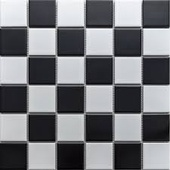
%> input picture HW02/Questions/chessboard.jpg, 170 x 170 px, shrunk from 225 x 225 before the run
$ octave HW02_Q3.m   (GNU Octave 9; MATLAB toolbox functions it lacks are replaced by stand-ins)
%> lines starting %> are read from the running program, lines starting %| are printed output that depends on the picture
### CommonUtils/save_figure.m
function save_figure(fig,fileName)
    frame = getframe(fig);
    imwrite(frame.cdata,fileName);
end

### CommonUtils/create_figure.m
function fig = create_figure(name, pos)
if nargin < 1 || isempty(name), name='figure'; end
if nargin < 2, pos=[0.2,0.2,0.6,0.6]; end
fig = figure('Color','white', 'ToolBar', 'none', 'MenuBar', 'none', 'Units', 'normalized','NumberTitle', 'off', ...
    'outerposition',pos, 'Name', name);
end

### CommonUtils/imagescgray.m
function imagescgray(x)
    imagesc(x); colormap('gray'); xticklabels([]); yticklabels([])
end

### HW02/Q3/HW02_Q3.m
clc; clear; close all; addpath('../../CommonUtils');
Questions_folder = '../Questions/';
chessboard = im2double(imread(fullfile(Questions_folder,'chessboard.jpg')));
image = rgb2gray(chessboard);

filters = {[1,-1], [1,0], [1,0,-1],transpose([1,0,-1]), [-1,-1,-1;-1,8,-1;-1,-1,-1]};

fig = create_figure('filters effects',[0.15 0.1 0.7 0.8]);
subplot(231); imagesc(image); colormap('gray'); xticklabels([]); yticklabels([])
xlabel('Raw image');
for i = 2:6
    subplot(2,3,i)
    imagescgray(filter2(filters{i-1}, image, 'same'));
    xlabel({'Filtered by: ' num2str(filters{i-1})});
end

save_figure(fig, 'partA - filters effects.png')
%> in save_figure, `imwrite(frame.cdata,fileName);`:
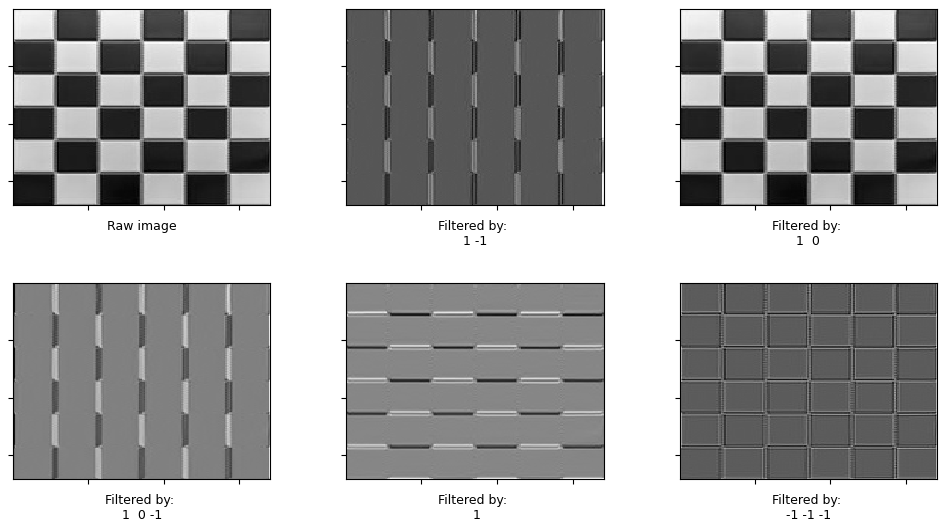
%> saved as partA - filters effects.png: size 527x947x3 uint8; min 0, max 255, mean 166.5


%% Part b

methods = {'Canny', 'Sobel', 'log'};
methods_str = {'Canny', 'Sobel', 'Laplacian of Gaussian'};

fig = create_figure('filters effects',[0.05 0.5 0.9 0.35]);
subplot(141); imagescgray(image); title('Raw image')
for i = 1:3
    subplot(1,4,i+1)
    image_edges = edge(image,methods{i});
    imagescgray(image_edges); title(methods_str{i})
end
%> this loop made 3 passes
%> pass 1, `image_edges = edge(image,methods{i});`:
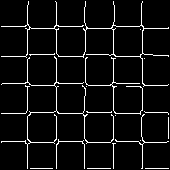
%> image_edges: size 170x170 logical; 6.3% white in thin lines or dots
%> pass 2, `image_edges = edge(image,methods{i});`:
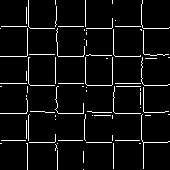
%> image_edges: size 170x170 logical; 5.7% white in thin lines or dots
%> pass 3, `image_edges = edge(image,methods{i});`:
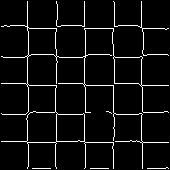
%> image_edges: size 170x170 logical; 5.8% white in thin lines or dots
save_figure(fig, 'partB.png')
%> call 2 of save_figure, with fig = 2, fileName = 'partB.png'
%> in save_figure (call 2), `imwrite(frame.cdata,fileName);`:
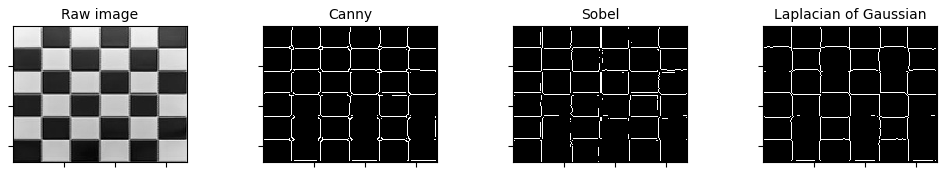
%> saved as partB.png: size 176x947x3 uint8; min 0, max 255, mean 129.9

$ run again, with HW02/Questions/brain_xray.jpg copied over HW02/Questions/chessboard.jpg
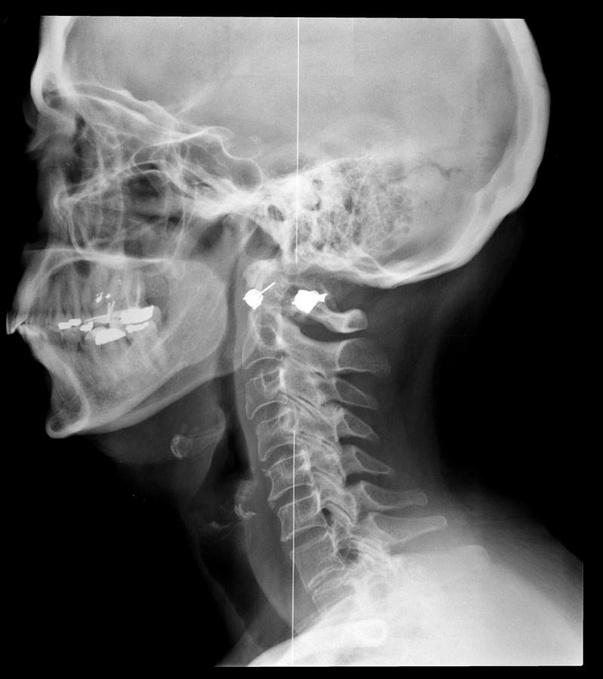
%> input picture HW02/Questions/brain_xray.jpg, 603 x 679 px, shrunk from 800 x 900 before the run
%> the loop `for i = 1:3` made 3 passes
%> pass 1, `image_edges = edge(image,methods{i});`:
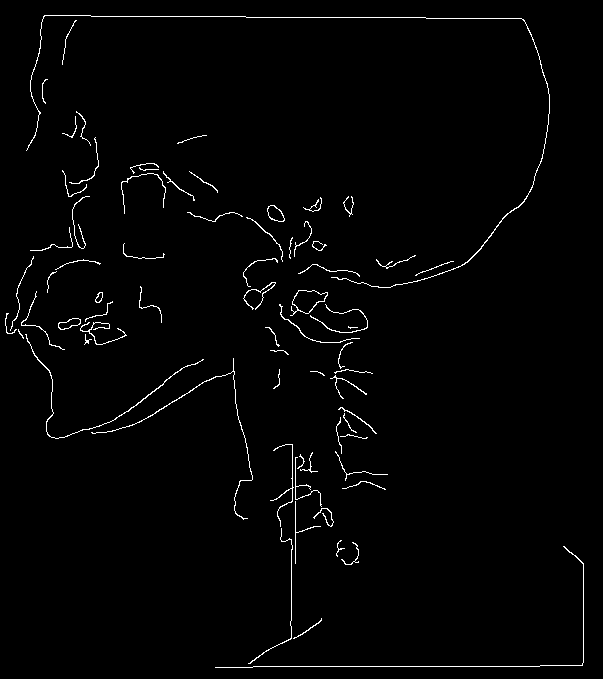
%> image_edges: size 679x603 logical; 1.6% white in thin lines or dots
%> in save_figure (call 2), `imwrite(frame.cdata,fileName);`:
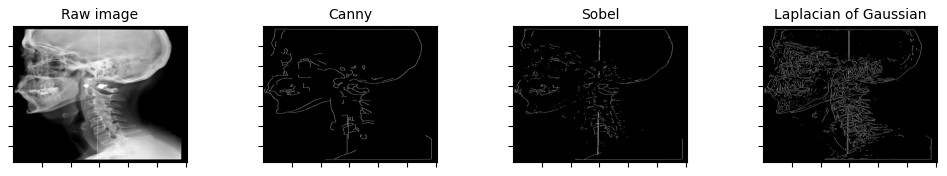
%> saved as partB.png: size 176x947x3 uint8; min 0, max 255, mean 122.4

$ run again, with HW02/Questions/city_noise.jpg copied over HW02/Questions/chessboard.jpg
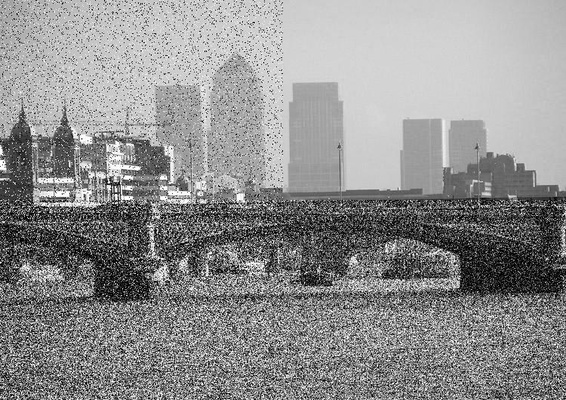
%> input picture HW02/Questions/city_noise.jpg, 566 x 400 px, shrunk from 750 x 530 before the run
%> the loop `for i = 1:3` made 3 passes
%> pass 1, `image_edges = edge(image,methods{i});`:
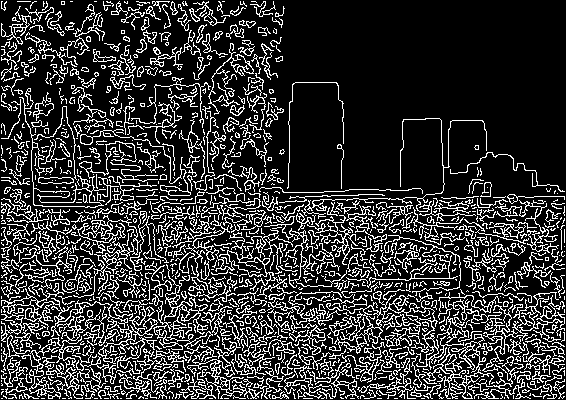
%> image_edges: size 400x566 logical; 20.4% white in thin lines or dots
%> in save_figure (call 2), `imwrite(frame.cdata,fileName);`:
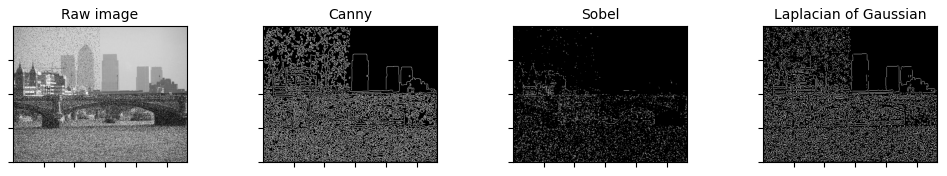
%> saved as partB.png: size 176x947x3 uint8; min 0, max 255, mean 140.2
